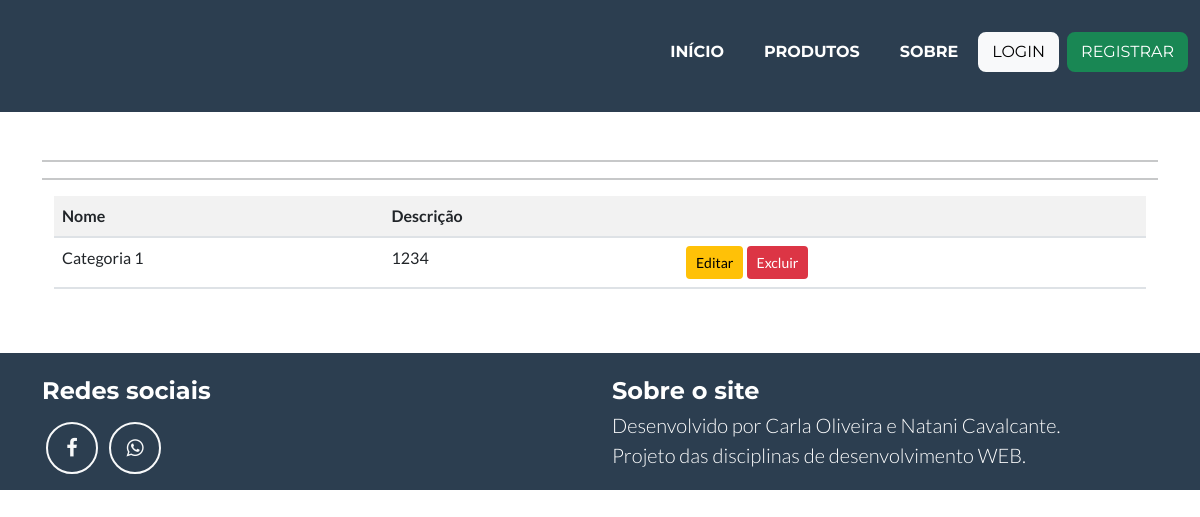
The page /listar/categoria/ on the database as committed earlier.
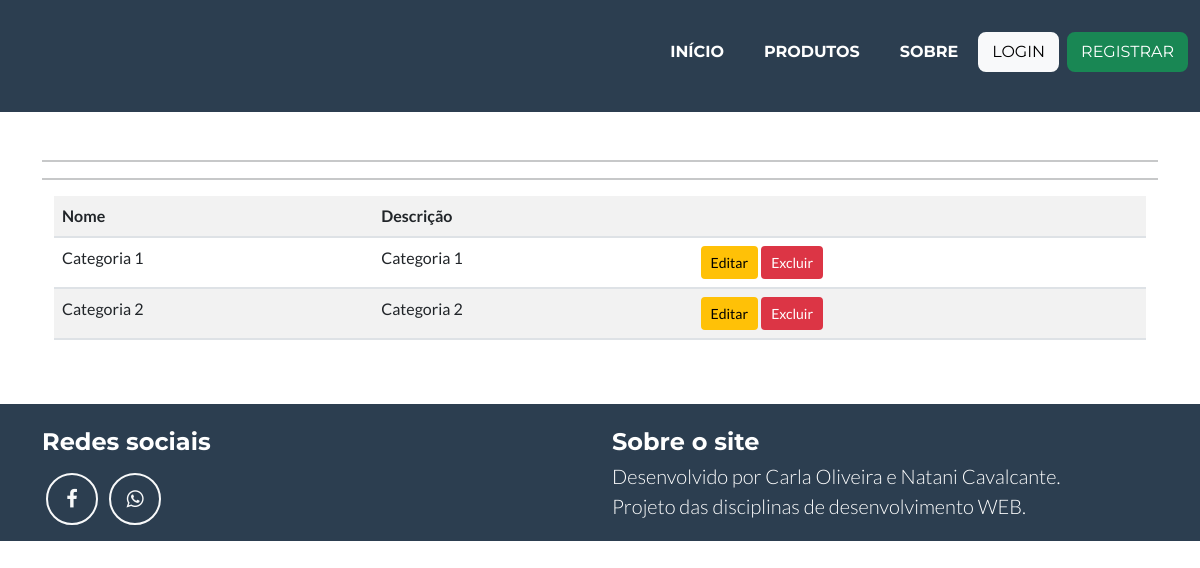
The same page on the database as committed later.
### cadastros/models.py (models this page shows, shortened)
class Categoria(models.Model):
    nome = models.CharField(max_length=50, verbose_name="Categoria do produto", help_text="Insira a categoria do produto")
    descricao = models.CharField(null=True, blank= True, default="Sem descrição", max_length=100)

### cadastros/views.py (the view)
# urls.py: path('listar/categoria/', CategoriaList.as_view(), name="listar-categoria"),
class CategoriaList(ListView):
	model = Categoria
	template_name = 'cadastros/listas/categoria.html'

### cadastros/templates/cadastros/listas/categoria.html (shortened to what this page needs)
{% extends 'paginas/modelo.html' %}
{% load static %}
{% load crispy_forms_tags %}
{% block conteudo %}
<hr>
<hr>
<div class="container">
    <div class="table-responsive">
        <table class="table table-striped">
            <tr>
                <th>Nome</th>
                <th>Descrição</th>
                <th></th>
            </tr>
            {% for categoria in object_list %}
            <tr>
                <td>{{categoria.nome}}</td>
                <td>{{categoria.descricao}}</td>
                <td>
                    <a href="{% url 'editar-categoria' categoria.pk %}" class="btn btn-warning btn-sm" title="Editar">Editar</a>
                    <a href="{% url 'deletar-categoria' categoria.pk %}" class="btn btn-danger btn-sm" title="Excluir">Excluir</a>
                </td>
            </tr>
            {% empty %}
            <tr>
                <td colspan="3">Nenhuma categoria cadastrada!</td>
            </tr>
            {% endfor %}
        </table>
    </div>
</div>
{% endblock %}

Rows that differ between the two databases and show on the page:
changed Categoria "Categoria 1": descricao "1234" → "Categoria 1"
added Categoria: nome "Categoria 2", descricao "Categoria 2"
